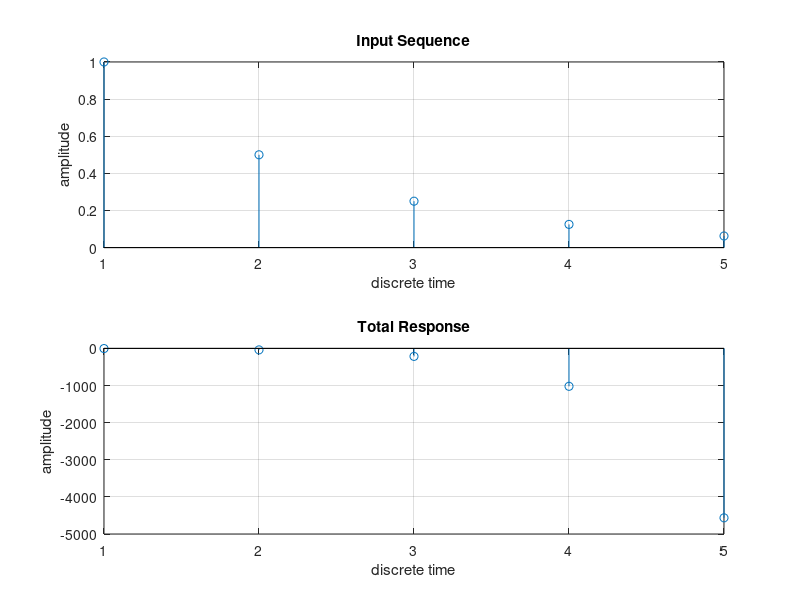
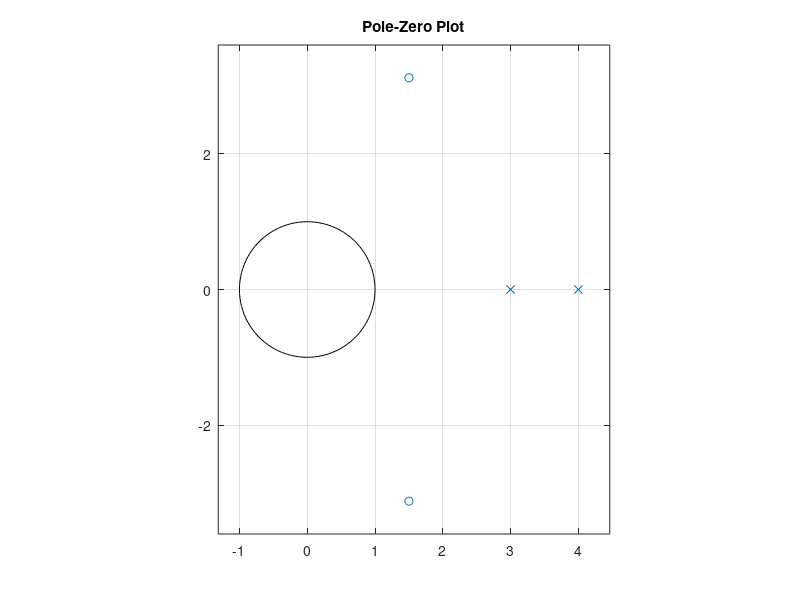

Write MATLAB code to recreate these figures, in order.
%Matlab Program to find Total Response 
%From the given Difference Equation

%Total response of the system is the output of the system 
%due to both input and initial conditions

%Total Response = Natural Response + Forced Response

%The given difference equation  is 
%y(n)-7y(n-1)+12y(n-2)=x(n)-3x(n-1)+12x(n-2) ... Eq (1)

%Consider the input as x(n)=(1/2)^n*u(n)

%Consider Initial Conditions as : y(-1)=0.5, y(-2)=0.75

clc
clear all
close all

N=input('Enter the desired length of output sequence')
%Let us simulate input x(n)
n=0:N-1
x=(1/2).^n 

%Initial Conditions
ic1=0.5 %This is actually y(-1)
ic2=0.75 %This is actually y(-2)

%From Eq (1), we can write
%y(n)=x(n)-3x(n-1)+12x(n-2)+7y(n-1)-12y(n-2) . . .  Eq (2)
%Put n=0 in Eq(2)
%y(0)=x(0)-3x(-1)+12x(-2)+7y(-1)-12y(-2)
%But y(0) becomes y(1) in Matlab
%x(0) becomes x(1) in Matlab
%x(-1)=x(-2)=0

y(1)=x(1)+7*ic1-12*ic2 %This is actually y(0)

%Put n=1 in Eq2()
%y(1)=x(1)-3x(0)+12x(-1)+7y(0)-12y(-1)
%But y(1) becomes y(2) in Matlab
%x(1) becomes x(2) in Matlab
y(2)=x(2)-3*x(1)+7*y(1)-12*ic1%This is actually y(1)

%Remaining values of y(n) can be found iteratively 
%from the following for loop

for n=3:N
    y(n)=x(n)-3*x(n-1)+12*x(n-2)+7*y(n-1)-12*y(n-2);
end
y %This is to display values of y(n) in command window

subplot(2,1,1)
stem(x)
grid on
xlabel('discrete time')
ylabel('amplitude')
title('Input Sequence')

subplot(2,1,2)
stem(y)
grid on
xlabel('discrete time')
ylabel('amplitude')
title('Total Response')

%To plot pole zero plot
b=[1,-3, 12] %These are the coefficients of x(n) in Eq(1)
a=[1,-7,12]%These are the coeff of y(n) in Eq(1)
figure %This will open a new figure window
zplane(b,a) %This is the command to show pole-zero plot
grid on
title('Pole-Zero Plot')

%Criteria to check stability

%Criterion 1 : If the systems produces an unbounded output 
%for a bounded input, then the system is unstable

%Criterion 2 : If there is at least one pole outside the unit circle
%in Z-plane, then the system is unstable
